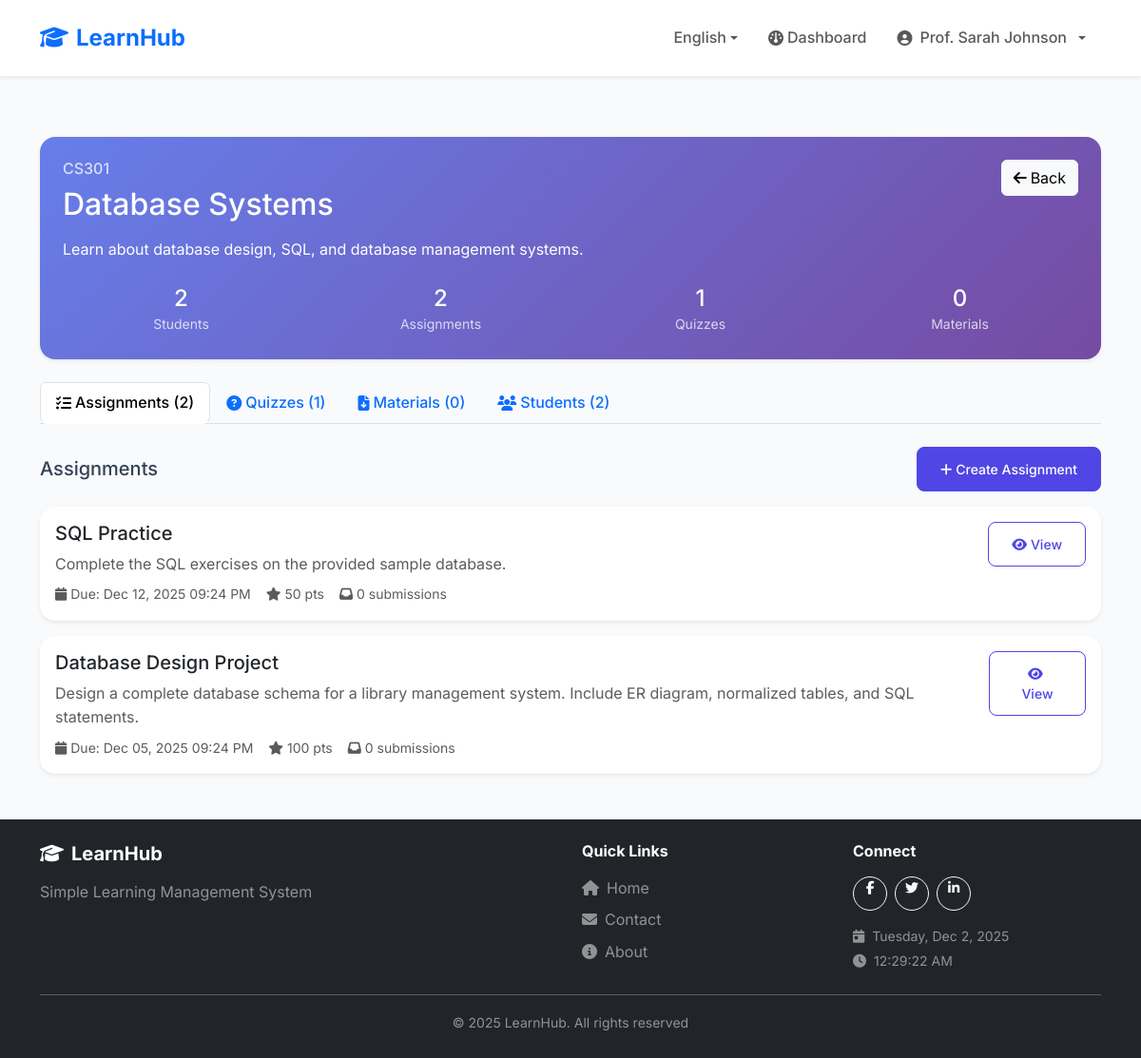
/teacher/course-details.php?id=1 (signed in), run on an earlier commit of the app's database.
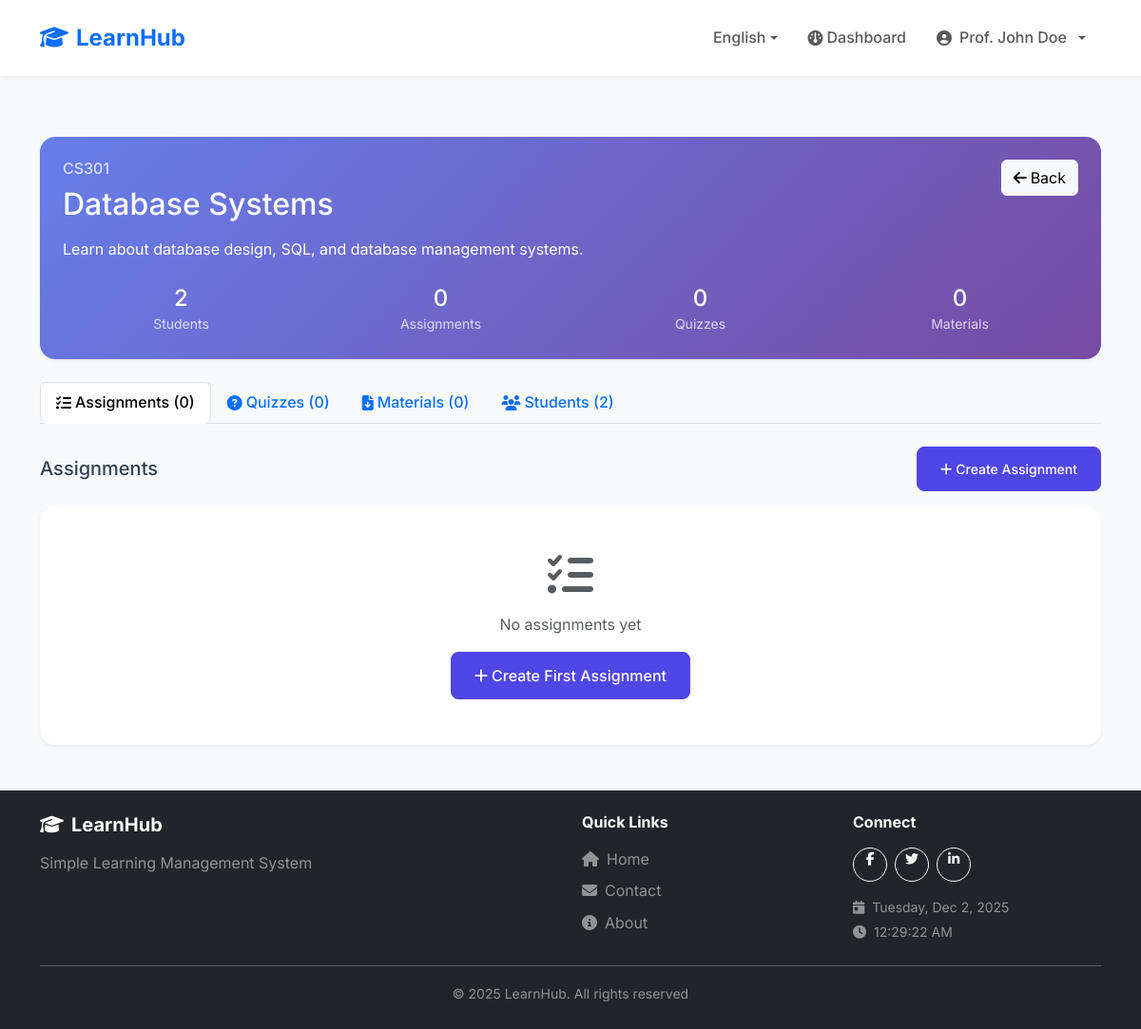
And on a later commit of the database.
### tables this page shows
CREATE TABLE users (
    id INT AUTO_INCREMENT PRIMARY KEY,
    username VARCHAR(50) UNIQUE NOT NULL,
    email VARCHAR(100) UNIQUE NOT NULL,
    password VARCHAR(255) NOT NULL,
    full_name VARCHAR(100) NOT NULL,
    role ENUM('student', 'teacher', 'admin') DEFAULT 'student',
    status ENUM('pending', 'approved', 'rejected', 'suspended') DEFAULT 'approved',
    student_id VARCHAR(20) NULL,
    profile_picture VARCHAR(255) NULL,
    phone VARCHAR(20) NULL,
    bio TEXT NULL,
    verification_token VARCHAR(100) NULL,
    verification_document VARCHAR(255) NULL,
    verified_at TIMESTAMP NULL,
    verified_by INT NULL,
    created_at TIMESTAMP DEFAULT CURRENT_TIMESTAMP,
    FOREIGN KEY (verified_by) REFERENCES users(id) ON DELETE SET NULL
);

CREATE TABLE courses (
    id INT AUTO_INCREMENT PRIMARY KEY,
    teacher_id INT NOT NULL,
    course_code VARCHAR(20) NOT NULL,
    course_name VARCHAR(100) NOT NULL,
    description TEXT,
    created_at TIMESTAMP DEFAULT CURRENT_TIMESTAMP,
    FOREIGN KEY (teacher_id) REFERENCES users(id) ON DELETE CASCADE
);

CREATE TABLE assignments (
    id INT AUTO_INCREMENT PRIMARY KEY,
    course_id INT NOT NULL,
    title VARCHAR(200) NOT NULL,
    description TEXT,
    due_date DATETIME NOT NULL,
    total_points INT DEFAULT 100,
    file_name VARCHAR(255) NULL,
    file_path VARCHAR(500) NULL,
    created_at TIMESTAMP DEFAULT CURRENT_TIMESTAMP,
    FOREIGN KEY (course_id) REFERENCES courses(id) ON DELETE CASCADE
);

### config/languages.php (called while the page is built, shortened)
<?php
$currentLanguage = $_SESSION['language'];
$translationFile = __DIR__ . '/../lang/' . $currentLanguage . '.php';
if (file_exists($translationFile)) {
    $translations = require $translationFile;
} else {
    $translations = require __DIR__ . '/../lang/en.php';
}
function __($key) {
    global $translations;
    return $translations[$key] ?? $key;
}
function getCurrentLanguage() {
    return $_SESSION['language'] ?? 'en';
}
function getLanguageDirection() {
    $rtlLanguages = ['ar'];
    return in_array(getCurrentLanguage(), $rtlLanguages) ? 'rtl' : 'ltr';
}

### config/helpers/auth.php (called while the page is built, shortened)
<?php
function isLoggedIn() {
    return isset($_SESSION['user_id']);
}
function getCurrentUser() {
    global $pdo;
    if ($pdo) {
        $stmt = $pdo->prepare("SELECT * FROM users WHERE id = ?");
        $stmt->execute([$_SESSION['user_id']]);
        return $stmt->fetch();
    }
    return [
        'id' => $_SESSION['user_id'] ?? null,
        'full_name' => $_SESSION['user_name'] ?? '',
        'role' => $_SESSION['user_role'] ?? ''
    ];
}
function hasRole($role) {
    return isset($_SESSION['user_role']) && $_SESSION['user_role'] === $role;
}
?>

### config/helpers/validation.php (called while the page is built, shortened)
<?php
function sanitize($input) {
    return htmlspecialchars(trim($input), ENT_QUOTES, 'UTF-8');
}
?>

### config/helpers/formatting.php (called while the page is built, shortened)
<?php
function formatDate($date, $format = 'M d, Y h:i A') {
    return date($format, strtotime($date));
}
?>

### teacher/course-details.php (the view, shortened to what the rows shown need)
<?php
require_once '../config/config.php';
$courseId = $_GET['id'] ?? 0;
$user = getCurrentUser();
$stmt = $pdo->prepare("
    SELECT c.*,
           (SELECT COUNT(*) FROM enrollments WHERE course_id = c.id) as student_count,
           (SELECT COUNT(*) FROM assignments WHERE course_id = c.id) as assignment_count,
           (SELECT COUNT(*) FROM quizzes WHERE course_id = c.id) as quiz_count,
           (SELECT COUNT(*) FROM materials WHERE course_id = c.id) as material_count
    FROM courses c
    WHERE c.id = ? AND c.teacher_id = ?
");
$stmt->execute([$courseId, $user['id']]);
$course = $stmt->fetch();
$stmt = $pdo->prepare("
    SELECT a.*,
           (SELECT COUNT(*) FROM submissions WHERE assignment_id = a.id) as submission_count,
           (SELECT COUNT(*) FROM submissions WHERE assignment_id = a.id AND grade IS NULL) as pending_count
    FROM assignments a
    WHERE a.course_id = ?
    ORDER BY a.due_date DESC
");
$stmt->execute([$courseId]);
$assignments = $stmt->fetchAll();
include '../includes/header.php';
?>
<div class="container my-5">
    <div class="card border-0 shadow-sm mb-4" style="background: linear-gradient(135deg, #667eea 0%, #764ba2 100%);">
        <div class="card-body text-white p-4">
            <div class="d-flex justify-content-between align-items-start">
                <div>
                    <h6 class="opacity-75 mb-2"><?= sanitize($course['course_code']) ?></h6>
                    <h2 class="mb-3"><?= sanitize($course['course_name']) ?></h2>
                    <p class="mb-0 opacity-90"><?= sanitize($course['description'] ?: 'No description') ?></p>
                </div>
            </div>
        </div>
    </div>
    <div class="tab-content">
        <div class="tab-pane fade show active" id="assignments-tab">
            <?php if (empty($assignments)): ?>
                <div class="card border-0 shadow-sm">
                    <div class="card-body text-center py-5">
                        <i class="fas fa-tasks fa-3x text-muted mb-3"></i>
                        <p class="text-muted">No assignments yet</p>
                        <a href="create-assignment.php?course_id=<?= $courseId ?>" class="btn btn-primary">
                            <i class="fas fa-plus me-1"></i>Create First Assignment
                        </a>
                    </div>
                </div>
            <?php else: ?>
                <div class="row g-3">
                    <?php foreach ($assignments as $assignment): ?>
                        <div class="col-12">
                            <div class="card border-0 shadow-sm">
                                <div class="card-body">
                                    <div class="d-flex justify-content-between align-items-start">
                                        <div class="flex-grow-1">
                                            <h5 class="mb-2"><?= sanitize($assignment['title']) ?></h5>
                                            <p class="text-muted mb-2"><?= sanitize($assignment['description'] ?: 'No description') ?></p>
                                            <div class="d-flex gap-3 text-muted small">
                                                <span><i class="fas fa-calendar me-1"></i>Due: <?= formatDate($assignment['due_date']) ?></span>
                                                <span><i class="fas fa-star me-1"></i><?= $assignment['total_points'] ?> pts</span>
                                                <span><i class="fas fa-inbox me-1"></i><?= $assignment['submission_count'] ?> submissions</span>
                                            </div>
                                        </div>
                                        <a href="gradebook.php?assignment_id=<?= $assignment['id'] ?>" class="btn btn-outline-primary btn-sm">
                                            <i class="fas fa-eye me-1"></i>View
                                        </a>
                                    </div>
                                </div>
                            </div>
                        </div>
                    <?php endforeach; ?>
                </div>
            <?php endif; ?>
        </div>
    </div>
</div>
<?php include '../includes/footer.php'; ?>

### includes/header.php (shortened to what the rows shown need)
<?php
$currentUser = getCurrentUser();
?>
<!DOCTYPE html>
<html lang="<?= getCurrentLanguage() ?>" dir="<?= getLanguageDirection() ?>">
<head>
    <link href="https://cdn.jsdelivr.net/npm/bootstrap@5.3.2/dist/css/bootstrap.min.css" rel="stylesheet">
    <link rel="stylesheet" href="https://cdnjs.cloudflare.com/ajax/libs/font-awesome/6.4.2/css/all.min.css">
    <link rel="stylesheet" href="<?= SITE_URL ?>/assets/css/style.css?v=<?= time() ?>">
</head>
<body>
    <nav class="navbar navbar-expand-lg navbar-light bg-white shadow-sm sticky-top">
        <div class="container">
            <div class="collapse navbar-collapse" id="navbarNav">
                <ul class="navbar-nav <?= getLanguageDirection() === 'rtl' ? 'me-auto' : 'ms-auto' ?> align-items-center">
                    <?php if (isLoggedIn()): ?>
                        <?php if (hasRole('teacher') && !hasRole('admin')): ?>
                            <li class="nav-item">
                                <a class="nav-link" href="<?= SITE_URL ?>/teacher/index.php">
                                    <i class="fas fa-gauge <?= getLanguageDirection() === 'rtl' ? 'ms-1' : 'me-1' ?>"></i><?= __('dashboard') ?>
                                </a>
                            </li>
                        <?php endif; ?>
                        <li class="nav-item dropdown">
                            <a class="nav-link dropdown-toggle d-flex align-items-center gap-2" href="#" id="userDropdown" role="button" data-bs-toggle="dropdown">
                                <?php if (!empty($currentUser['profile_picture'])): ?>
                                    <img src="<?= SITE_URL ?>/uploads/<?= sanitize($currentUser['profile_picture']) ?>"
                                         class="rounded-circle"
                                         class="rounded-circle avatar-sm"
                                         alt="<?= sanitize($currentUser['full_name']) ?>">
                                <?php else: ?>
                                    <i class="fas fa-user-circle"></i>
                                <?php endif; ?>
                                <span><?= sanitize($currentUser['full_name']) ?></span>
                            </a>
                        </li>
                    <?php endif; ?>
                </ul>
            </div>
        </div>
    </nav>
    <main>

What changed in the data, as far as the page shows it:
removed assignments: title "SQL Practice", description "Complete the SQL exercises on the provided sample database.", due_date "Dec 12, 2025 09:24 PM", total_points "50", submission_count "0"
removed assignments: title "Database Design Project", description "Design a complete database schema for a library management system. Include ER diagram, normalized tables, and SQL statements.", due_date "Dec 05, 2025 09:24 PM", total_points "100", submission_count "0"
changed users: full_name "Prof. Sarah Johnson" → "Prof. John Doe"
Also different on the page:
$course['assignment_count']: "2" → "0"
$course['quiz_count']: "1" → "0"
count($assignments): "2" → "0"
count($quizzes): "1" → "0"
text now shown: "No assignments yet Create First Assignment"
